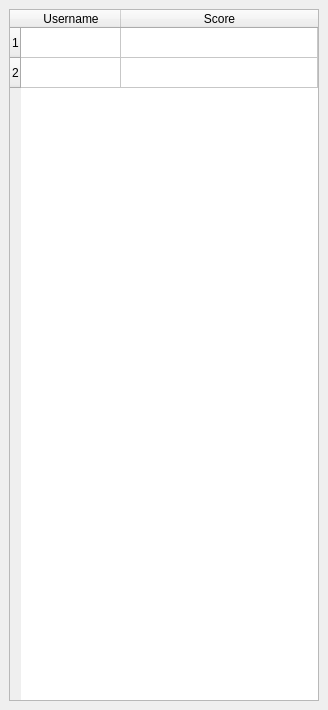
<?xml version="1.0" encoding="UTF-8"?>
<ui version="4.0">
 <class>pathoGAMEDockScoreList</class>
 <widget class="QDockWidget" name="pathoGAMEDockScoreList">
  <property name="geometry">
   <rect>
    <x>0</x>
    <y>0</y>
    <width>328</width>
    <height>710</height>
   </rect>
  </property>
  <property name="styleSheet">
   <string notr="true"/>
  </property>
  <property name="windowTitle">
   <string>PathoGAME: Score list</string>
  </property>
  <widget class="QWidget" name="dockWidgetContents">
   <layout class="QGridLayout" name="gridLayout">
    <item row="0" column="0">
     <widget class="QTableWidget" name="tableWidget">
      <property name="editTriggers">
       <set>QAbstractItemView::NoEditTriggers</set>
      </property>
      <property name="selectionMode">
       <enum>QAbstractItemView::SingleSelection</enum>
      </property>
      <property name="selectionBehavior">
       <enum>QAbstractItemView::SelectRows</enum>
      </property>
      <attribute name="horizontalHeaderStretchLastSection">
       <bool>true</bool>
      </attribute>
      <row>
       <property name="text">
        <string>1</string>
       </property>
      </row>
      <row>
       <property name="text">
        <string>2</string>
       </property>
      </row>
      <column>
       <property name="text">
        <string>Username</string>
       </property>
      </column>
      <column>
       <property name="text">
        <string>Score</string>
       </property>
      </column>
     </widget>
    </item>
   </layout>
  </widget>
 </widget>
 <resources/>
 <connections/>
</ui>
